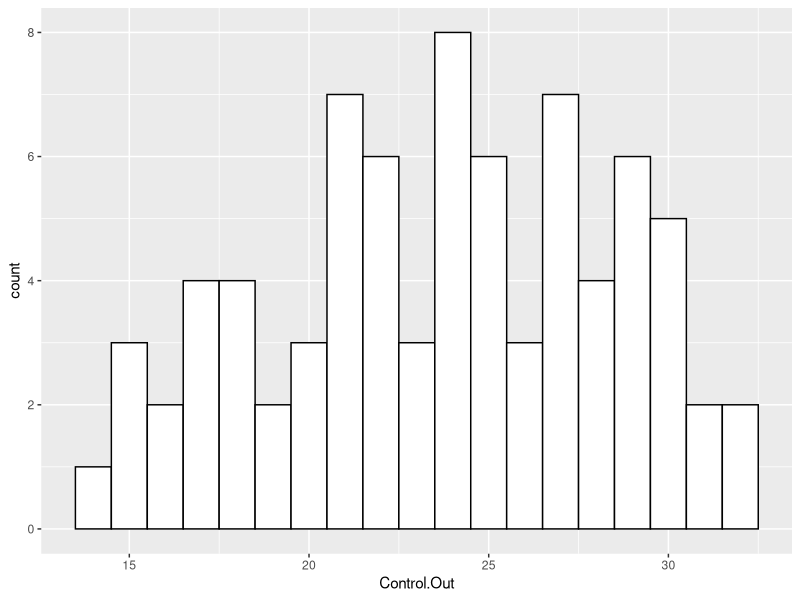
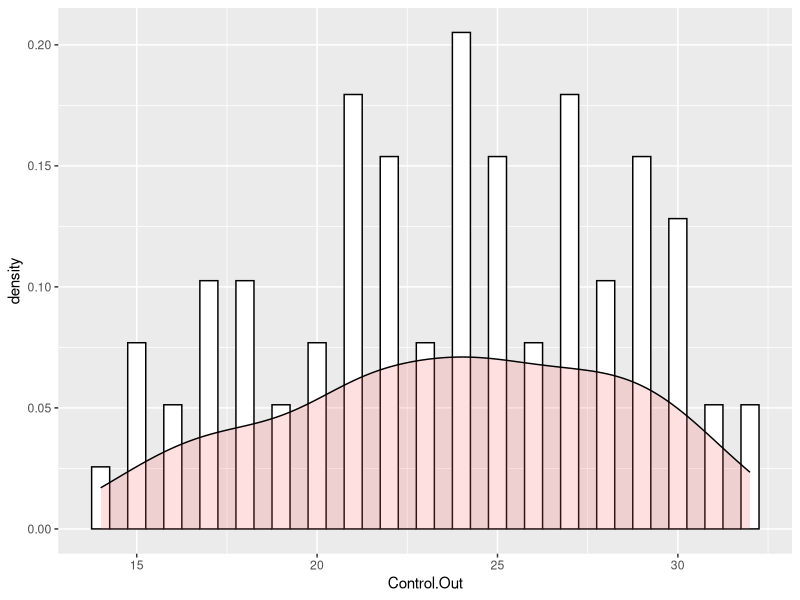
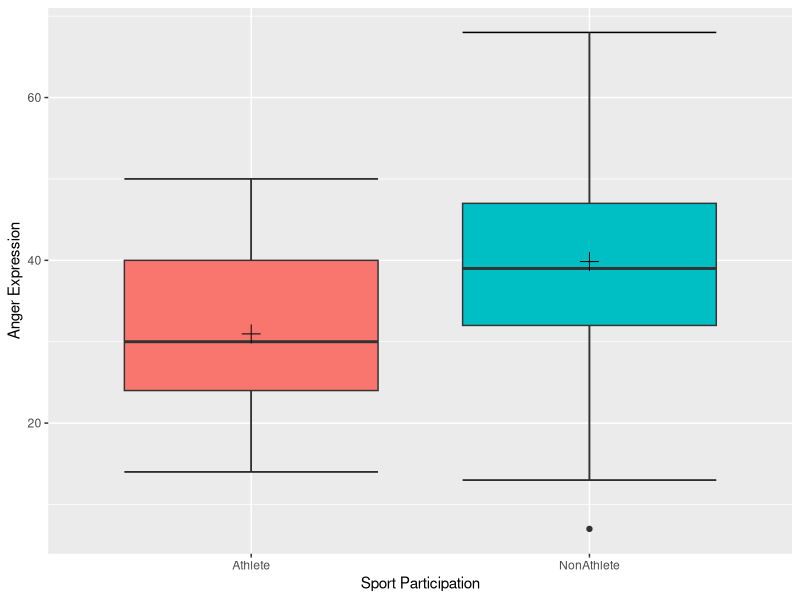
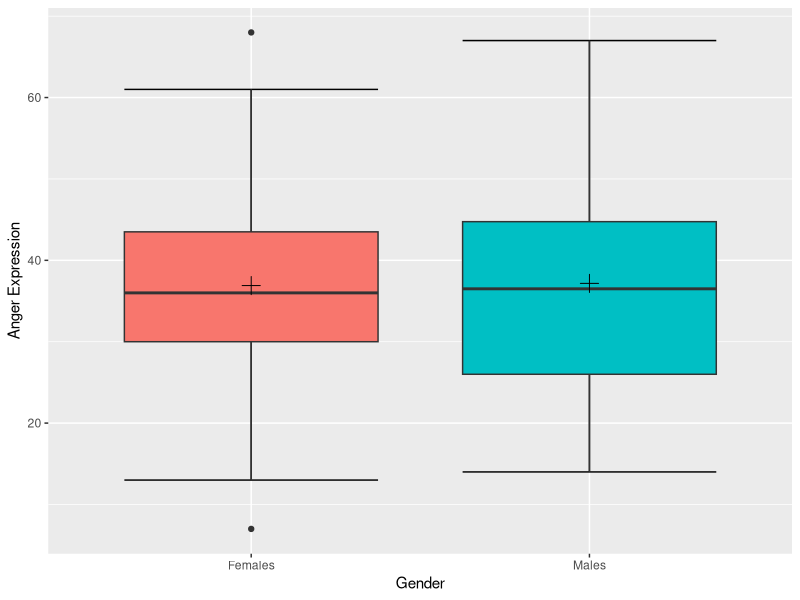

The R script that drew these images, in order:
angerdata <- read.csv("angerdata.csv", header = T)

require(ggplot2)

## Q10 - histogram of distribution
ggplot(angerdata, 
       aes(x = Control.Out)) + 
    geom_histogram(binwidth = 1, colour="black", fill="white")

## extra density plot
ggplot(angerdata, aes(x = Control.Out)) + 
    geom_histogram(aes(y=..density..),      # Histogram with density instead of count on y-axis
                   binwidth=.5,
                   colour="black", fill="white") + 
    geom_density(alpha=.2, fill="#FF6666")

require(dplyr)

## Q11
## overall control out mean
angerdata %>% summarise(mean(Control.Out))

## athlete control out mean

angerdata %>% filter(Sports == 1) %>% summarise(mean(Control.Out))

## non-athlete control out mean

angerdata %>% filter(Sports == 2) %>% summarise(mean(Control.Out))

## Q17: box plots by sports participation

sp <- angerdata %>% 
        select(Anger_Expression, Sports) %>% 
        mutate(SportParticipation = ifelse(Sports == 1, "Athlete", "NonAthlete"))

ggplot(sp, 
       aes(x = SportParticipation, 
           y = Anger_Expression, 
           fill = SportParticipation)) + 
    stat_boxplot(geom ='errorbar') + 
    geom_boxplot() +
    guides(fill = FALSE) + 
    stat_summary(fun.y=mean, geom="point", shape=3, size=4) + 
    xlab("Sport Participation") + 
    ylab("Anger Expression")

## Q18: box plots by gender

gp <- angerdata %>% 
        select(Anger_Expression, Gender) %>% 
        mutate(Gender = ifelse(Gender == 1, "Males", "Females"))

ggplot(gp, 
       aes(x = Gender, 
           y = Anger_Expression, 
           fill = Gender)) + 
    stat_boxplot(geom ='errorbar') + 
    geom_boxplot() +
    guides(fill = FALSE) + 
    stat_summary(fun.y=mean, geom="point", shape=3, size=4) + 
    xlab("Gender") + 
    ylab("Anger Expression")

## Q20 correlation at .01 level

cor.test(angerdata$Control.Out,angerdata$Control.In, conf.level=.99)

## Q21 correlation between Anger Out and Control Out

cor.test(angerdata$Control.Out,angerdata$Anger.Out, conf.level=.01)
